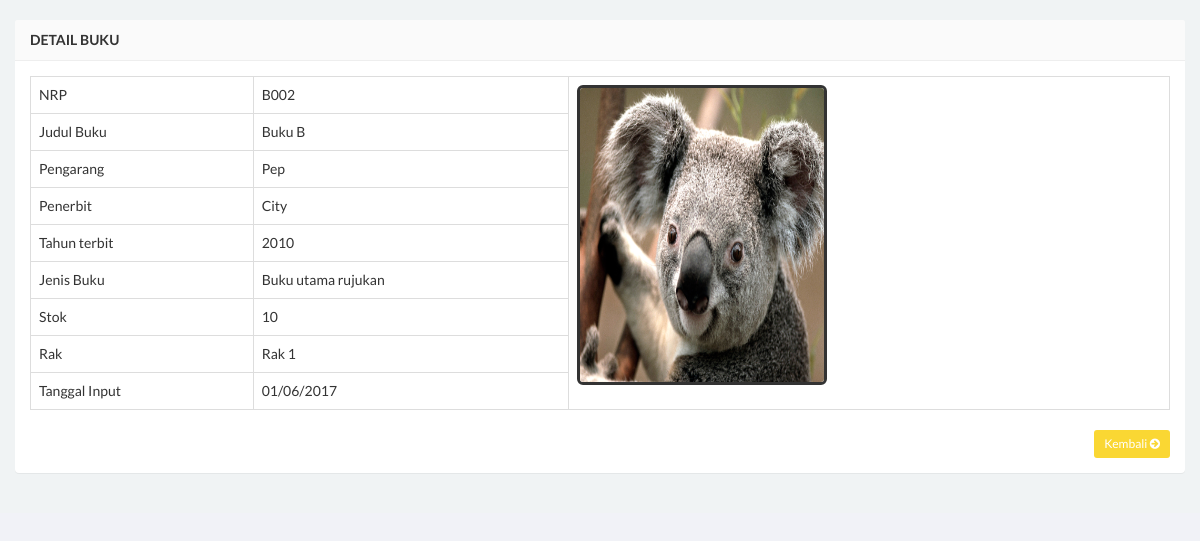
Page /buku-detail.php?hal=edit&kd=B002 on the earlier database version.
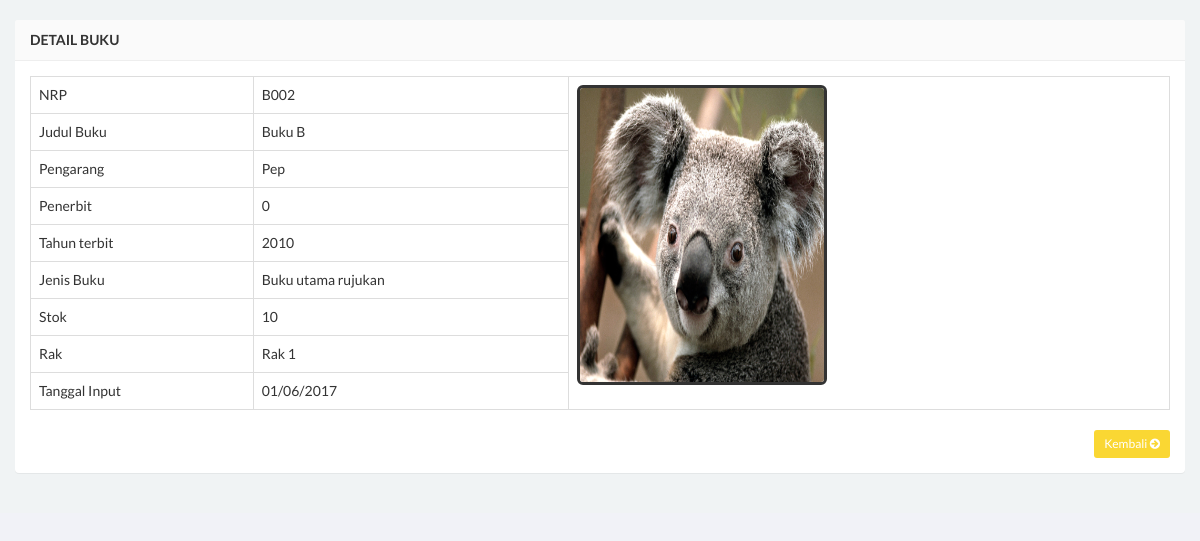
Same page on the later database version.
### tables this page shows
CREATE TABLE IF NOT EXISTS `tbl_buku` (
  `idBuku` varchar(20) NOT NULL,
  `isbn` int(15) NOT NULL,
  `Judul` varchar(50) DEFAULT NULL,
  `Pengarang` varchar(50) DEFAULT NULL,
  `Penerbit` int(11) DEFAULT NULL,
  `thnTerbit` varchar(5) DEFAULT NULL,
  `idJenis` varchar(20) DEFAULT NULL,
  `stok` int(11) DEFAULT NULL,
  `idRak` varchar(20) DEFAULT NULL,
  `tglInput` varchar(50) DEFAULT NULL,
  `Foto` varchar(50) DEFAULT NULL
);

CREATE TABLE IF NOT EXISTS `tbl_jenis_buku` (
  `idJenis` varchar(20) NOT NULL,
  `NamaJenis` varchar(50) DEFAULT NULL
);

CREATE TABLE IF NOT EXISTS `tbl_rak` (
  `idRak` varchar(20) NOT NULL,
  `NamaRak` varchar(50) DEFAULT NULL
);

### buku-detail.php (the view, shortened to what this page needs)
<!DOCTYPE html>
<html>
<head>
    <link href="css/bootstrap.min.css" rel="stylesheet" type="text/css" />
    <link href="css/font-awesome.min.css" rel="stylesheet" type="text/css" />
    <link href="css/ionicons.min.css" rel="stylesheet" type="text/css" />
    <link href="css/morris/morris.css" rel="stylesheet" type="text/css" />
    <link href="css/jvectormap/jquery-jvectormap-1.2.2.css" rel="stylesheet" type="text/css" />
    <link href="css/datepicker/datepicker3.css" rel="stylesheet" type="text/css" />
    <link href="css/daterangepicker/daterangepicker-bs3.css" rel="stylesheet" type="text/css" />
    <link href="css/iCheck/all.css" rel="stylesheet" type="text/css" />
    <link href="css/style.css" rel="stylesheet" type="text/css" />
      </head>
      <body class="skin-black">
                <div class="wrapper row-offcanvas row-offcanvas-left">
                <section class="content">
                    <div class="row">
                        <div class="col-xs-12">
                            <div class="panel">
                                <header class="panel-heading">
                                    <b>Detail Buku</b>
                                </header>
                    <?php
                    $query = mysql_query("select idBuku,Judul,Pengarang,Penerbit,thnTerbit,NamaJenis,stok,NamaRak,tglInput,Foto from tbl_buku , tbl_jenis_buku,tbl_rak WHERE tbl_jenis_buku.idJenis = tbl_buku.idJenis AND tbl_rak.idRak = tbl_buku.idRak AND idBuku='$_GET[kd]'");
                    $data  = mysql_fetch_array($query);
                    ?>
                                <div class="panel-body">
                      <table id="example" class="table table-hover table-bordered">
                    <tr>
                    <td>NRP</td>
                    <td><?php echo $data['idBuku']; ?></td>
                    <td rowspan="15"><div class="pull-center image">
                            <img src="admin/<?php echo $data['Foto']; ?>" class="img-rounded" height="300" width="250" alt="User Image" style="border: 3px solid #333333;" />
                        </div></td>
                    </tr>
                    <tr>
                    <td>Judul Buku</td>
                    <td><?php echo $data['Judul']; ?></td>
                    </tr>
                    <tr>
                    <td>Pengarang</td>
                    <td><?php echo $data['Pengarang']; ?></td>
                    </tr>
                    <tr>
                    <td>Penerbit</td>
                    <td><?php echo $data['Penerbit']; ?></td>
                    </tr>
                    <tr>
                    <td>Tahun terbit</td>
                    <td><?php echo $data['thnTerbit']; ?></td>
                    </tr>
					<td>Jenis Buku</td>
                    <td><?php echo $data['NamaJenis']; ?></td>
					<td>Stok</td>
                    <td><?php echo $data['stok']; ?></td>
					<td>Rak</td>
                    <td><?php echo $data['NamaRak']; ?></td>
					<td>Tanggal Input</td>
                    <td><?php echo $data['tglInput']; ?></td>
                   </table>
                <div class="text-right">
                <a href="buku.php" class="btn btn-sm btn-warning"> Kembali <i class="fa fa-arrow-circle-right"></i></a>
                </div>
                                </div>
                            </div>
                        </div>
                    </div>
                </section>
        </div>
</body>
</html>

Differences in the rows shown:
changed tbl_buku "Buku B": Penerbit "City" → "0"
